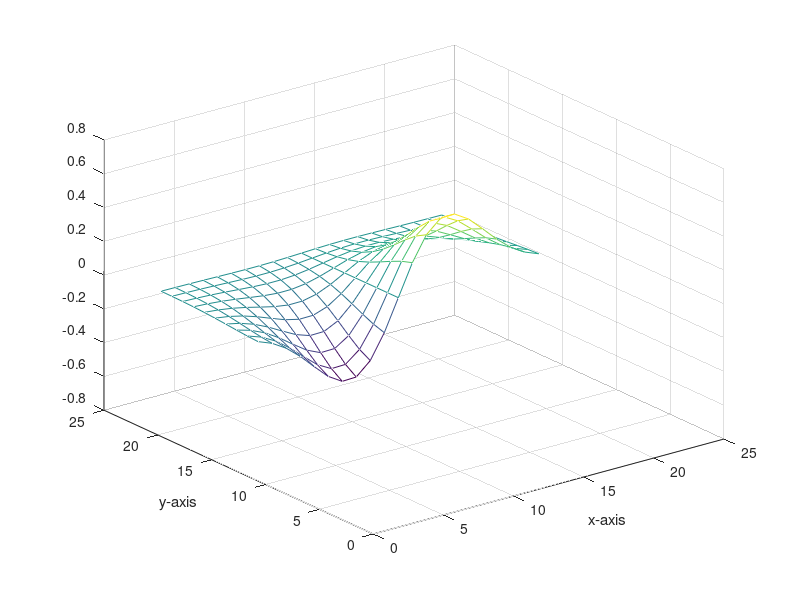

Recreate this plot in MATLAB.
[x y] = meshgrid(-2:.2:2, -2:.2:2);
z = x .* exp(-x.^2 - y.^2);
c = z; % preserve the original surface
c(1:11,1:21) = NaN*c(1:11,1:21);
mesh(c), xlabel('x-axis'), ylabel('y-axis')